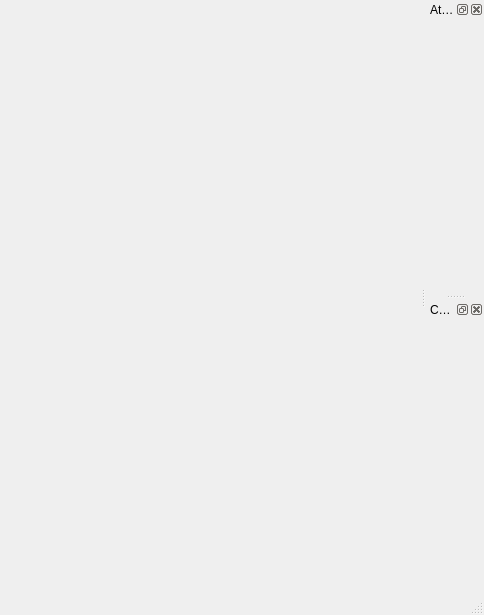
<?xml version="1.0" encoding="UTF-8"?>
<ui version="4.0">
 <class>TaurusDevPanel</class>
 <widget class="QMainWindow" name="TaurusDevPanel">
  <property name="geometry">
   <rect>
    <x>0</x>
    <y>0</y>
    <width>484</width>
    <height>615</height>
   </rect>
  </property>
  <property name="windowTitle">
   <string>MainWindow</string>
  </property>
  <widget class="QWidget" name="centralwidget">
   <layout class="QHBoxLayout"/>
  </widget>
  <widget class="QStatusBar" name="statusbar"/>
  <widget class="QDockWidget" name="attrDW">
   <property name="allowedAreas">
    <set>Qt::AllDockWidgetAreas</set>
   </property>
   <property name="windowTitle">
    <string>Attributes</string>
   </property>
   <attribute name="dockWidgetArea">
    <number>2</number>
   </attribute>
   <widget class="QWidget" name="dockWidgetContents">
    <layout class="QVBoxLayout">
     <item>
      <widget class="TaurusAttrForm" name="taurusAttrForm" native="true">
       <property name="useParentModel" stdset="0">
        <bool>true</bool>
       </property>
      </widget>
     </item>
    </layout>
   </widget>
  </widget>
  <widget class="QDockWidget" name="commandsDW">
   <property name="allowedAreas">
    <set>Qt::AllDockWidgetAreas</set>
   </property>
   <property name="windowTitle">
    <string>Commands</string>
   </property>
   <attribute name="dockWidgetArea">
    <number>2</number>
   </attribute>
   <widget class="QWidget" name="dockWidgetContents_2">
    <layout class="QVBoxLayout">
     <item>
      <widget class="TaurusCommandsForm" name="taurusCommandsForm" native="true">
       <property name="useParentModel" stdset="0">
        <bool>true</bool>
       </property>
      </widget>
     </item>
    </layout>
   </widget>
  </widget>
 </widget>
 <customwidgets>
  <customwidget>
   <class>TaurusCommandsForm</class>
   <extends>QWidget</extends>
   <header>taurus.qt.qtgui.panel</header>
   <container>1</container>
  </customwidget>
  <customwidget>
   <class>TaurusAttrForm</class>
   <extends>QWidget</extends>
   <header>taurus.qt.qtgui.panel</header>
   <container>1</container>
  </customwidget>
 </customwidgets>
 <resources/>
 <connections/>
</ui>
